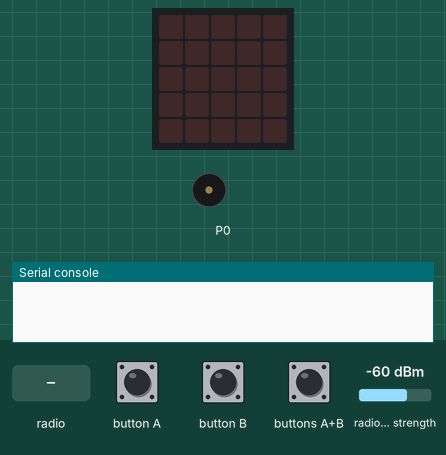
A program run on a simulated BBC micro:bit (MakeCode). On the bench: the board's 5×5 LED display, buzzer (waves = sounding), the last lines printed to the serial console. The test bench sets the inputs (shaded band); at power-on: radio signal strength -60 dBm. No radio messages arrive unless stated (any console line starting 'radio sent:' is added by the test bench).

Above: at 1.2 s.
1.3 s: radio message "1" arrives
At 1.6 s:
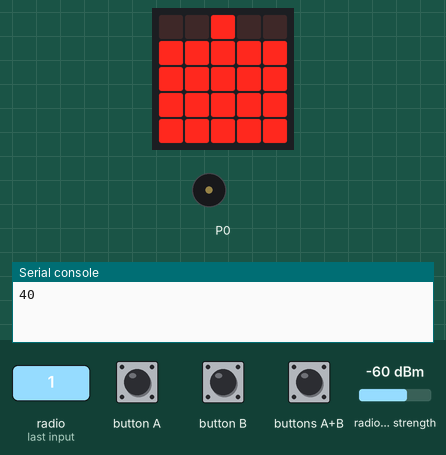
2.8 s: buttons A+B pressed for 0.15 s
At 3.58 s:
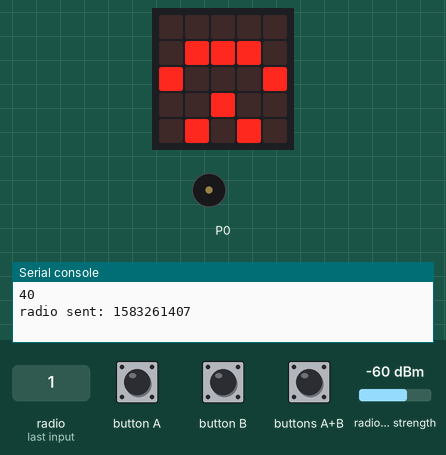
5.8 s: button A pressed for 0.15 s
At 6.9 s:
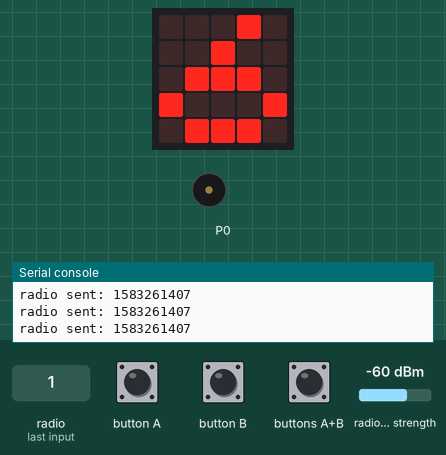
8.8 s: button B pressed for 0.15 s
At 9.7 s:
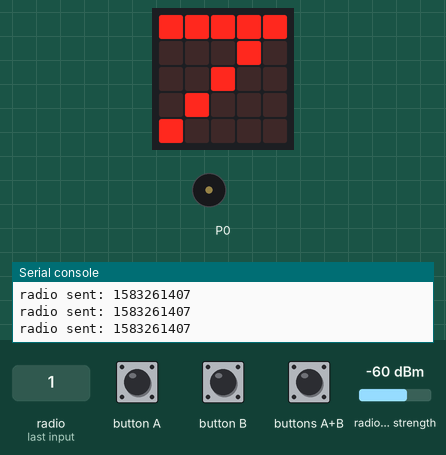
Timing chart, 0 to 11.8 s (numbered marks = the images above; inputs shaded):
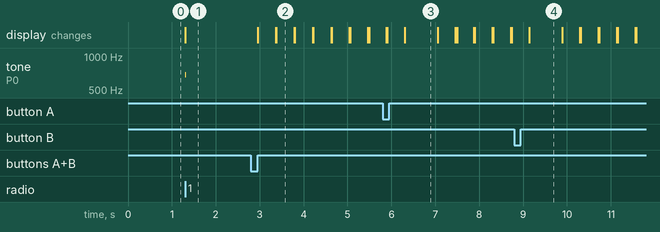

The program:

main.ts
```typescript
radio.onReceivedNumber(function (receivedNumber) {
    if (!(transmit)) {
        led.plotBarGraph(
        radio.receivedPacket(RadioPacketProperty.SignalStrength) + 100,
        50
        )
        music.playTone((radio.receivedPacket(RadioPacketProperty.SignalStrength) + 128) * 10, music.beat(BeatFraction.Sixteenth))
    }
})
input.onButtonPressed(Button.A, function () {
    if (power > 0) {
        power += -1
        radio.setTransmitPower(power)
    }
    basic.showNumber(power)
    basic.clearScreen()
})
input.onButtonPressed(Button.AB, function () {
    transmit = true
})
input.onButtonPressed(Button.B, function () {
    if (power < 7) {
        power += 1
        radio.setTransmitPower(power)
    }
    basic.showNumber(power)
    basic.clearScreen()
})
let transmit = false
let power = 0
radio.setTransmitPower(7)
radio.setFrequencyBand(62)
radio.setGroup(165)
power = 7
transmit = false
basic.forever(function () {
    if (transmit) {
        basic.showLeds(`
            . . . . .
            . # # # .
            # . . . #
            . . # . .
            . # . # .
            `)
        radio.sendNumber(control.deviceSerialNumber())
        basic.clearScreen()
    }
})
```

test.ts
```typescript
// Hier kann man Tests durchführen; diese Datei wird nicht kompiliert, wenn dieses Paket als Erweiterung verwendet wird.
```

Measured:
- after the input at 1.3 s, tone on P0: silent → 680 Hz at once, → silent 0.03 s later; the display: changes at once (image 1)
- after the input at 2.8 s, the display: changes after 0.16 s (image 2)
- after the input at 5.8 s, the display: first differs from a run without the input after 0.51 s (image 3)
- after the input at 8.8 s, the display: changes after 0.34 s (image 4)
- what the display in image 2 shows lasts 0.4 s, from 3.4 s to 3.8 s
- what the display in image 3 shows lasts 0.8 s, from 6.3 s to 7.1 s
